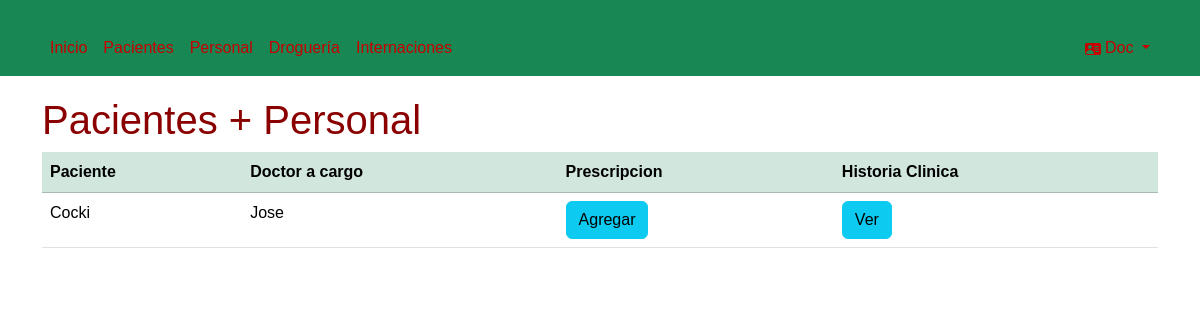
Screenshot of /gestion_internaciones/per_pac/ (signed in) with the database file from the repository.
### gestion_internaciones/models.py (models this page shows, shortened)
class Personal_Paciente(models.Model):
    personal_a_cargo = models.ForeignKey("Personal",on_delete=models.CASCADE)
    paciente = models.ForeignKey("Pacientes",on_delete=models.CASCADE)

class Pacientes(models.Model):
    nombre_pac = models.CharField(max_length=30)
    apellido_pac = models.CharField(max_length=15)
    dni_pac = models.CharField(max_length=10)
    domicilio_pac = models.CharField(max_length=50)
    telefono_pac = models.CharField(max_length=12)
    estados_choices = [('1','Internado'),
    ('2', 'Alta'),
    ('3', 'Fallecido'),
    ('4', 'Espera')]
    estado_pac = models.CharField(
        max_length=10,
        choices=estados_choices, default='4'
    )

class Personal(models.Model):
    usuario = models.OneToOneField(User, on_delete=models.CASCADE)
    nombre_per = models.CharField(max_length=30)
    apellido_per = models.CharField(max_length=15)
    dni_per = models.CharField(max_length=10)
    domicilio_per = models.CharField(max_length=50)
    telefono_per = models.CharField(max_length=12)
    cargo = models.ForeignKey("Cargos",on_delete=models.CASCADE)

### gestion_internaciones/views.py (the view)
# urls.py: path('per_pac/',views.pacientes_por_personal, name='per_pac'),
@medicos_required
def pacientes_por_personal(request):
    if request.user.personal:
        pacientes_asignados = Personal_Paciente.objects.filter(personal_a_cargo=request.user.personal)
        return render(request, 'personal_paciente.html', {'pacientes_asignados': pacientes_asignados})
    else:
        return render(request, '', {'mensaje': 'No eres un miembro del personal'})

### gestion_internaciones/views.py (called while the page is built)
def medicos(user):
    return user.groups.filter(name='Grupo Medico').exists()

### gestion_internaciones/templates/personal_paciente.html
{% extends 'base.html' %}
{% block content %}
    <h1>Pacientes + Personal</h1>
    <table class="table">
        <tr class="table-success">
            <th>Paciente</th>
            <th>Doctor a cargo</th>
            <th>Prescripcion</th>
            <th>Historia Clinica</th>
        </tr>
        {% for i in pacientes_asignados %}
        <tr>
            <td>{{ i.paciente.nombre_pac }}</td>
            <td>{{ i.personal_a_cargo.nombre_per }}</td>
            <td>
                <a href="{% url 'cargar_prescripcion' i.id %}">
                    <button class="btn btn-info">Agregar</button>
                </a>
            </td>
            <td>
                <a href="{% url 'prescripciones' i.id %}">
                    <button class="btn btn-info">Ver</button>
                </a>
            </td>
        </tr>
        {% endfor %}
    </table>
{%endblock%}

### gestion_internaciones/templates/partials/navbar.html (shortened to what this page needs)
<nav class="navbar navbar-expand-lg bg-success" data-bs-theme="dark">
    <div class="container">
        <div class="collapse navbar-collapse" id="navbarSupportedContent">
            <ul class="navbar-nav me-auto mb-2 mb-lg-0">
                <li class="nav-item">
                    <a class="nav-link" href="{% url 'home' %}">Inicio</a>
                </li>
            {% if request.user.is_authenticated %}
                <li class="nav-item">
                    <a class="nav-link" href="{% url 'listapacientes' %}">Pacientes</a>
                </li>
                <li class="nav-item">
                    <a class="nav-link" href="{% url 'listapersonal' %}">Personal</a>
                </li>
                <li class="nav-item">
                    <a class="nav-link" href="{% url 'listadrogueria' %}">Droguería</a>
                </li>
                <li class="nav-item">
                    <a class="nav-link" href="{% url 'internaciones' %}">Internaciones</a>
                </li>
            </ul>
                <ul class="navbar-nav">
                    <li class="nav-item dropdown">
                        <a class="nav-link dropdown-toggle" href="#" role="button" data-bs-toggle="dropdown" aria-expanded="false">
                            {{ user.username | capfirst }}
                        </a>
                    </li>
                </ul>
            {% endif %}
        </div>
    </div>
</nav>

### gestion_internaciones/templates/base.html (style rules this page uses)
body { background: url('http://www.sanatoriomoreno.com.ar/Content/images/li-img1.jpg') no-repeat center center fixed; background-size: cover; margin: 0; padding: 0; color: rgb(138, 0, 0); font-family: 'Arial', sans-serif; }
.navbar { background-color: #026bdc; color: #870101; }
.nav-link { color: #c70000; }
.container { margin-top: 20px; }

### rows the page displays
Personal_Paciente: paciente.nombre_pac "Cocki", personal_a_cargo.nombre_per "Jose"

### other values shown
{{ user.username | capfirst }} "Doc"
